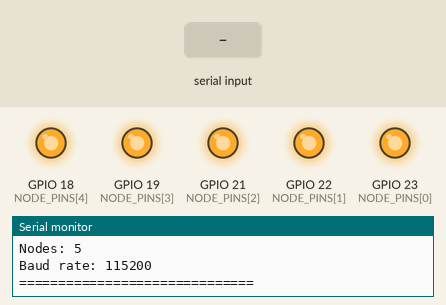
A sketch run on a simulated ESP32. Parts: output pins drawn as LEDs (lit = HIGH), the last lines printed to the serial monitor. Dashed ring = blinking. The inputs (shaded band) are chosen by the test bench. Random numbers use the default seed unless the sketch sets one.

Above: at 1.6 s.
1.7 s: "2\n" received over Serial
At 2.52 s:
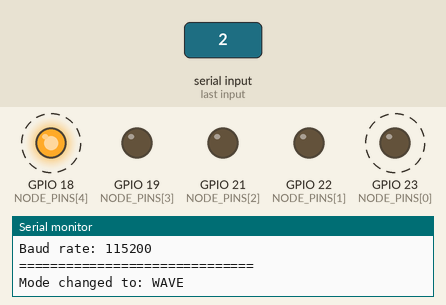
4.7 s: "3\n" received over Serial
At 5.13 s:
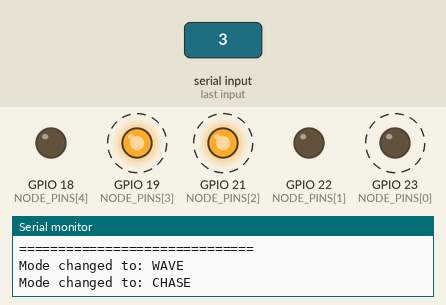
7.7 s: "4\n" received over Serial
At 7.83 s:
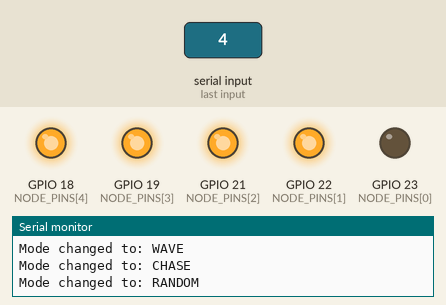
Timing chart, 0 to 32.8 s (numbered marks = the images above; inputs shaded):
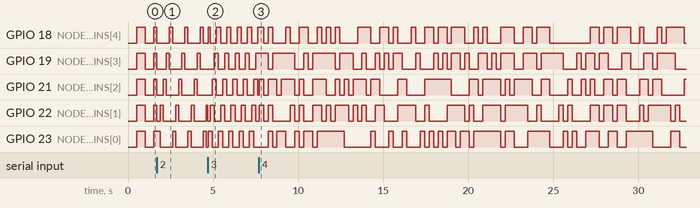

The sketch:

esp32_swarm_demo.ino
```cpp
/*
  ============================================================
  MICROBOT SYSTEM - ESP32 SWARM DEMO
  ------------------------------------------------------------
  Hardware module prototype for the MicroBot System repository.

  This sketch represents a minimal physical implementation of
  simplified swarm behavior using:
  - one ESP32
  - five LED-based nodes
  - serial-triggered behavior modes

  Node mapping:
    Node 0 -> GPIO 23
    Node 1 -> GPIO 22
    Node 2 -> GPIO 21
    Node 3 -> GPIO 19
    Node 4 -> GPIO 18

  Supported serial commands:
    0 -> OFF
    1 -> SYNC
    2 -> WAVE
    3 -> CHASE
    4 -> RANDOM
    5 -> ALERT
    s -> STATUS
    h -> HELP
  ============================================================
*/

const int NUM_NODES = 5;
const int NODE_PINS[NUM_NODES] = {23, 22, 21, 19, 18};

enum SystemMode {
  MODE_OFF = 0,
  MODE_SYNC = 1,
  MODE_WAVE = 2,
  MODE_CHASE = 3,
  MODE_RANDOM = 4,
  MODE_ALERT = 5
};

SystemMode currentMode = MODE_SYNC;

// Global timing
unsigned long nowMs = 0;
unsigned long lastFrameMs = 0;
const unsigned long FRAME_INTERVAL = 20;

// SYNC
bool syncState = false;
unsigned long lastSyncToggleMs = 0;
const unsigned long SYNC_INTERVAL = 500;

// WAVE
int waveIndex = 0;
unsigned long lastWaveStepMs = 0;
const unsigned long WAVE_INTERVAL = 180;

// CHASE
int chaseIndex = 0;
unsigned long lastChaseStepMs = 0;
const unsigned long CHASE_INTERVAL = 120;

// RANDOM
unsigned long lastRandomStepMs = 0;
const unsigned long RANDOM_INTERVAL = 250;

// ALERT
bool alertState = false;
unsigned long lastAlertToggleMs = 0;
const unsigned long ALERT_INTERVAL = 100;

void setAllNodes(bool state) {
  for (int i = 0; i < NUM_NODES; i++) {
    digitalWrite(NODE_PINS[i], state ? HIGH : LOW);
  }
}

void clearAllNodes() {
  setAllNodes(false);
}

const char* modeToString(SystemMode mode) {
  switch (mode) {
    case MODE_OFF: return "OFF";
    case MODE_SYNC: return "SYNC";
    case MODE_WAVE: return "WAVE";
    case MODE_CHASE: return "CHASE";
    case MODE_RANDOM: return "RANDOM";
    case MODE_ALERT: return "ALERT";
    default: return "UNKNOWN";
  }
}

void printHelp() {
  Serial.println();
  Serial.println("=== MICROBOT SYSTEM - SERIAL COMMANDS ===");
  Serial.println("0 -> OFF");
  Serial.println("1 -> SYNC");
  Serial.println("2 -> WAVE");
  Serial.println("3 -> CHASE");
  Serial.println("4 -> RANDOM");
  Serial.println("5 -> ALERT");
  Serial.println("s -> STATUS");
  Serial.println("h -> HELP");
  Serial.println("=========================================");
  Serial.println();
}

void printStatus() {
  Serial.println();
  Serial.println("=== MICROBOT SYSTEM STATUS ===");
  Serial.print("Mode: ");
  Serial.println(modeToString(currentMode));
  Serial.print("Nodes: ");
  Serial.println(NUM_NODES);
  Serial.print("Baud rate: ");
  Serial.println(115200);
  Serial.println("==============================");
  Serial.println();
}

void resetModeState() {
  clearAllNodes();

  syncState = false;
  lastSyncToggleMs = 0;

  waveIndex = 0;
  lastWaveStepMs = 0;

  chaseIndex = 0;
  lastChaseStepMs = 0;

  lastRandomStepMs = 0;

  alertState = false;
  lastAlertToggleMs = 0;
}

void setMode(SystemMode newMode) {
  currentMode = newMode;
  resetModeState();

  Serial.print("Mode changed to: ");
  Serial.println(modeToString(currentMode));
}

void handleSerial() {
  while (Serial.available() > 0) {
    char cmd = Serial.read();

    switch (cmd) {
      case '0':
        setMode(MODE_OFF);
        break;
      case '1':
        setMode(MODE_SYNC);
        break;
      case '2':
        setMode(MODE_WAVE);
        break;
      case '3':
        setMode(MODE_CHASE);
        break;
      case '4':
        setMode(MODE_RANDOM);
        break;
      case '5':
        setMode(MODE_ALERT);
        break;
      case 's':
      case 'S':
        printStatus();
        break;
      case 'h':
      case 'H':
        printHelp();
        break;
      case '\n':
      case '\r':
        break;
      default:
        Serial.print("Unknown command: ");
        Serial.println(cmd);
        Serial.println("Press 'h' for help.");
        break;
    }
  }
}

void runModeOff() {
  clearAllNodes();
}

void runModeSync() {
  if (nowMs - lastSyncToggleMs >= SYNC_INTERVAL) {
    lastSyncToggleMs = nowMs;
    syncState = !syncState;
    setAllNodes(syncState);
  }
}

void runModeWave() {
  if (nowMs - lastWaveStepMs >= WAVE_INTERVAL) {
    lastWaveStepMs = nowMs;

    clearAllNodes();
    digitalWrite(NODE_PINS[waveIndex], HIGH);

    waveIndex++;
    if (waveIndex >= NUM_NODES) {
      waveIndex = 0;
    }
  }
}

void runModeChase() {
  if (nowMs - lastChaseStepMs >= CHASE_INTERVAL) {
    lastChaseStepMs = nowMs;

    clearAllNodes();

    digitalWrite(NODE_PINS[chaseIndex], HIGH);

    int previousIndex = chaseIndex - 1;
    if (previousIndex < 0) {
      previousIndex = NUM_NODES - 1;
    }

    digitalWrite(NODE_PINS[previousIndex], HIGH);

    chaseIndex++;
    if (chaseIndex >= NUM_NODES) {
      chaseIndex = 0;
    }
  }
}

void runModeRandom() {
  if (nowMs - lastRandomStepMs >= RANDOM_INTERVAL) {
    lastRandomStepMs = nowMs;

    for (int i = 0; i < NUM_NODES; i++) {
      digitalWrite(NODE_PINS[i], random(0, 2));
    }
  }
}

void runModeAlert() {
  if (nowMs - lastAlertToggleMs >= ALERT_INTERVAL) {
    lastAlertToggleMs = nowMs;
    alertState = !alertState;
    setAllNodes(alertState);
  }
}

void setup() {
  Serial.begin(115200);
  delay(400);

  for (int i = 0; i < NUM_NODES; i++) {
    pinMode(NODE_PINS[i], OUTPUT);
    digitalWrite(NODE_PINS[i], LOW);
  }

  randomSeed(analogRead(34));

  Serial.println();
  Serial.println("=========================================");
  Serial.println("      MICROBOT SYSTEM - HW PROTOTYPE     ");
  Serial.println("=========================================");
  Serial.println("Boot complete.");
  printHelp();
  printStatus();
}

void loop() {
  nowMs = millis();

  handleSerial();

  if (nowMs - lastFrameMs >= FRAME_INTERVAL) {
    lastFrameMs = nowMs;

    switch (currentMode) {
      case MODE_OFF:
        runModeOff();
        break;
      case MODE_SYNC:
        runModeSync();
        break;
      case MODE_WAVE:
        runModeWave();
        break;
      case MODE_CHASE:
        runModeChase();
        break;
      case MODE_RANDOM:
        runModeRandom();
        break;
      case MODE_ALERT:
        runModeAlert();
        break;
      default:
        runModeOff();
        break;
    }
  }
}
```
